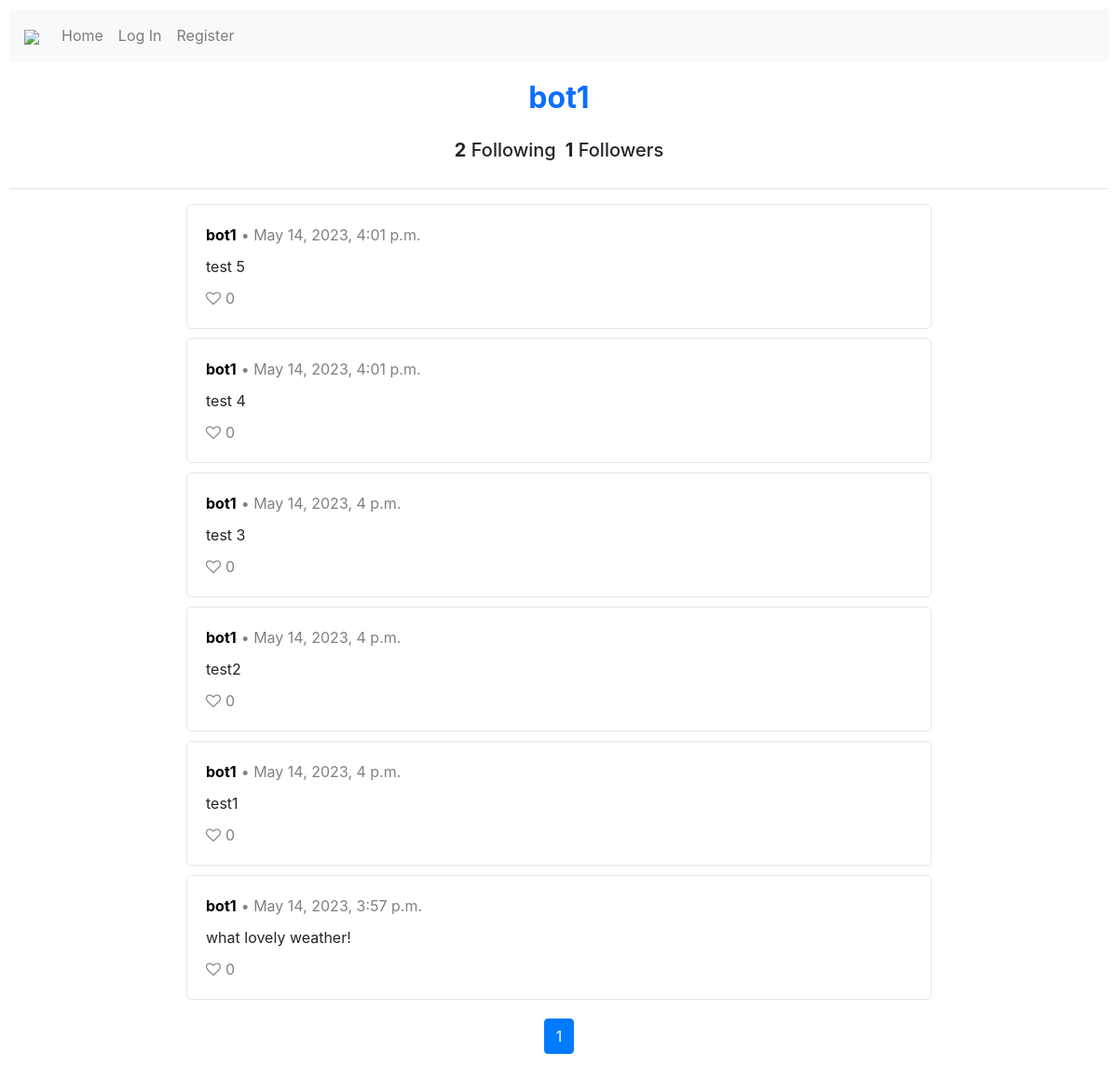
The page /profile/3 on the database its author committed.
### network/models.py (models this page shows, shortened)
class User(AbstractUser):
    pass

class Post(models.Model):
    user = models.ForeignKey(User, on_delete=models.CASCADE, blank=True, null=True, related_name="post_user")
    content = models.CharField(max_length=280)
    number_of_likes = models.IntegerField(default=0)
    time = models.DateTimeField(auto_now_add=True)

### network/views.py (the view)
# urls.py: path("profile/<int:profile_id>", views.profile, name="profile"),
def profile(request, profile_id):
        all_user_posts = Post.objects.filter(user=profile_id).order_by("-time")
        number_of_posts = len(all_user_posts)
        profile = User.objects.get(id=profile_id)
        user = None
        liked_post_ids=[]
        if request.user.id is not None:
            user = User.objects.get(id=request.user.id)
            liked_post_ids = get_liked_posts(request)
        followers = Follow.objects.filter(following=profile_id)
        follower_list = []
        for follower in followers:
            follower_list.append(follower.user)
        following = Follow.objects.filter(user=profile_id)
        if user in follower_list:
            is_following = True
        else:
            is_following = False
        page_obj = get_page_objects(request, all_user_posts)
        return render(request, "network/profile.html", {
            "user": user,
            "liked_post_ids": liked_post_ids,
            "profile": profile,
            "is_following": is_following,
            "followers_count": len(followers),
            "following_count": len(following),
            "page_obj": page_obj,
            "number_of_posts": number_of_posts
        })

### network/utils.py (called while the page is built)
def get_page_objects(request, posts):
    paginator = Paginator(posts, 10)
    page_number = request.GET.get("page")
    page_obj = paginator.get_page(page_number)
    return page_obj

### network/templates/network/profile.html (shortened to what this page needs)
{% extends "network/layout.html" %}
{% block body %}
    <h2>{{ profile.username }}</h2>
    <div class="follow-count-container">
        <div class="follow-div">
            <h3><strong>{{ following_count }}</strong> Following</h3>
        </div>
        <div class="follow-div">
            <h3><strong>{{ followers_count }}</strong> Followers</h3>
        </div>
    </div>
    <hr>
    {% include "network/posts.html" %}
{% endblock %}

### network/templates/network/posts.html (shortened to what this page needs)
{% load static %}
{% if number_of_posts > 0 %}
    {% for post in page_obj %}
        <div class="post-panel">
            <div class="post-header">
                <div>
                    <a class="username" href="{% url 'profile' profile_id=post.user.id %}"><strong>{{ post.user }}</strong></a>
                </div>
                <div class="post-time">
                    &bull; {{ post.time }}
                </div>
            </div>
            <div class="post-content-saved" id="content-div-{{ post.id }}-saved">
                {{ post.content }}
            </div>
            <div class="likes-container" id="likes-div-{{ post.id }}">
                {% if user.is_authenticated and post.id not in liked_post_ids %}
                    <div id="like-div-{{ post.id }}">
                        <button class="remove-style" id="like-btn-{{ post.id }}">
                            <i class="fa fa-heart-o heart-unliked"></i>
                        </button>
                    </div>
                {% elif user.is_authenticated and post.id in liked_post_ids %}
                    <div id="unlike-div-{{ post.id }}">
                        <button class="remove-style" id="unlike-btn-{{ post.id }}">
                            <i class="fa fa-heart heart-liked"></i>
                        </button>
                    </div>
                {% else %}
                    <div id="inactive-like-div-{{ post.id }}">
                        <button class="remove-style" id="inactive-like-btn-{{ post.id }}">
                            <i class="fa fa-heart-o heart-inactive"></i>
                        </button>
                    </div>
                {% endif %}
                <span class="likes-count" id="likes-count-{{ post.id }}">{{ post.number_of_likes }}</span>
            </div>
        </div>
    {% endfor %}
{% else %}
    No active posts
{% endif %}
<div class="pagination page-navigation">
    <li class="page-item active"><a class="page-link" href="?page={{ page_obj.number }}">{{ page_obj.number }}</a></li>
</div>

### network/static/network/styles.css (style rules this page uses)
h2 { text-align: center; font-weight: bold; margin: 20px; color: #0d6efd; }
h3 { font-size: 20px; }
body { padding: 10px; }
.post-panel { border: 1px solid #E8E8E8; border-radius: 5px; padding: 20px; margin: 0 auto; margin-bottom: 10px; width: 800px; }
.username { color: black; }
.page-navigation { display: flex; justify-content: center; margin: 20px auto; }
.remove-style { background: none; border: none; padding: 0; margin: 0; }
.heart-inactive { color: grey; }
.likes-container { display: flex; }
.likes-count { margin-left: 5px; color: grey; }
.post-header { display: flex; flex-direction: row; }
.post-time { margin-left: 5px; color: grey; }
.post-content-saved { word-wrap: break-word; margin-top: 10px; margin-bottom: 10px; }
.follow-count-container { display: flex; justify-content: center; align-items: center; }
.follow-div { margin: 5px; }

### rows shown on the page
User: username "bot1"
Post: user "bot1", time "May 14, 2023, 4:01 p.m.", content "test 5", number_of_likes "0"
Post: user "bot1", time "May 14, 2023, 4:01 p.m.", content "test 4", number_of_likes "0"
Post: user "bot1", time "May 14, 2023, 4 p.m.", content "test 3", number_of_likes "0"
Post: user "bot1", time "May 14, 2023, 4 p.m.", content "test2", number_of_likes "0"
Post: user "bot1", time "May 14, 2023, 4 p.m.", content "test1", number_of_likes "0"
Post: user "bot1", time "May 14, 2023, 3:57 p.m.", content "what lovely weather!", number_of_likes "0"

### other values the page prints
{{ following_count }} "2"
{{ followers_count }} "1"
{{ page_obj.number }} "1"
